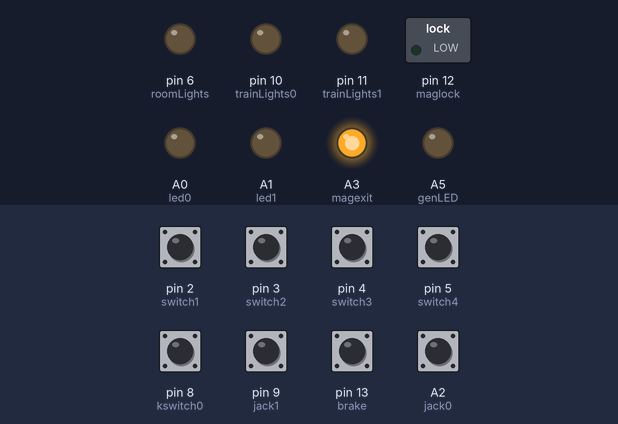
The sketch below on a simulated Arduino Uno, built with avr-gcc and run on an emulated ATmega328P. Shown: switched loads named in the sketch (green lamp = pin HIGH), output pins drawn as LEDs (lit = HIGH). The test bench sets the inputs (shaded band); at power-on: A2 (jack0), pin 8 (kswitch0), pin 9 (jack1), pin 13 (brake) HIGH, pin 2 (switch1), pin 3 (switch2), pin 4 (switch3), pin 5 (switch4) LOW. What the sketch prints to the serial monitor is not drawn.

Above: at 1.2 s.
1.3 s: pin 9 (jack1) pulled LOW for 0.15 s
At 1.37 s:
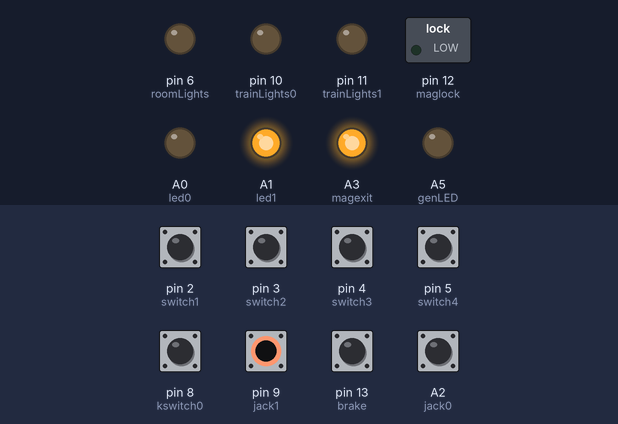
2.9 s: A2 (jack0) pulled LOW for 0.15 s
At 2.98 s:
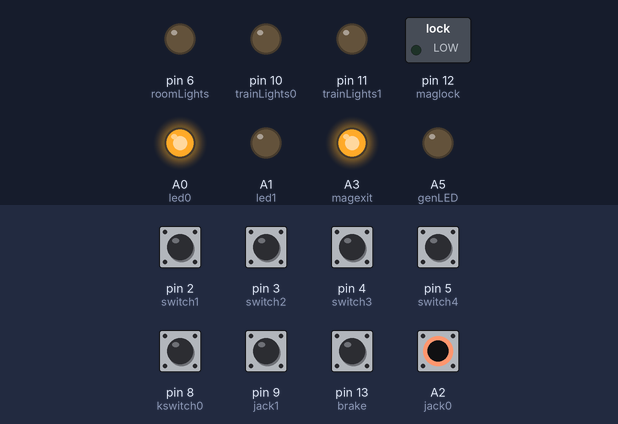
4.5 s: pin 13 (brake) pulled LOW for 0.15 s
At 24.9 s:
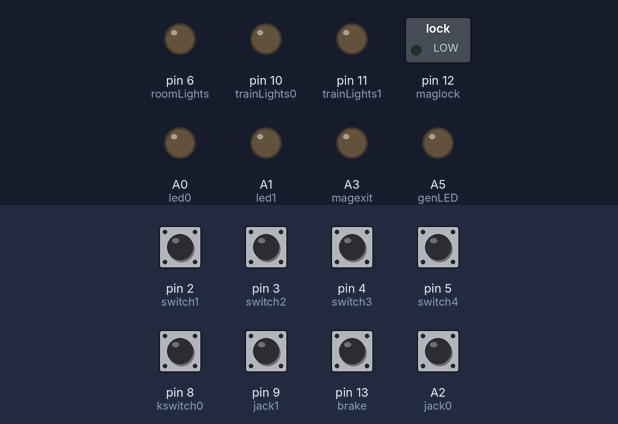
Timing chart, 0 to 26.0 s (numbered marks = the images above; inputs shaded):
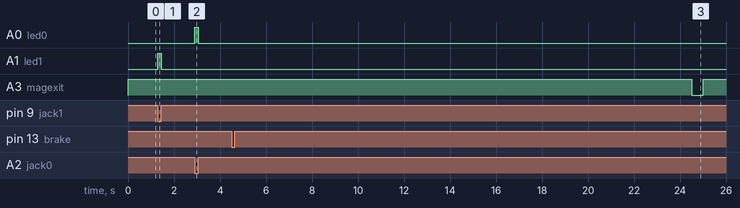

Measured:
- after the input at 1.3 s, A1 (led1): LOW → HIGH at once, → LOW 0.15 s later
- after the input at 2.9 s, A0 (led0): LOW → HIGH at once, → LOW 0.15 s later
- after the input at 4.5 s, A3 (magexit): HIGH → LOW after 20.0 s, → HIGH 0.50 s later

The sketch:

KnifeSwitch.ino
```cpp
#define arr_len( x )  ( sizeof( x ) / sizeof( *x ) )

const byte brake = 13;
const byte switch1 = 2;
const byte switch2 = 3;
const byte switch3 = 4;
const byte switch4 = 5;
const byte roomLights = 6;
const byte reed0 = 7;
const byte kswitch0 = 8;
const byte jack1 = 9;
const byte trainLights0 = 10;
const byte trainLights1 = 11;
const byte maglock = 12;
const byte magexit = A3;
const byte reed1 = A4;
const byte led0 = A0;
const byte led1 = A1;
const byte genLED = A5;
const byte jack0 = A2;
bool jackFlag = false;
boolean ksw0;
boolean sw1;
boolean sw2;
boolean sw3;
boolean sw4;
boolean flag0;
boolean flag1;
boolean flag2;
boolean flag3;
boolean penalty1;
boolean penalty2;
boolean penalty3;
boolean lightsOn;
boolean on;
long long lastDoorClose = 0;
int closeDelay = 12000;
boolean ksFlag = false;

boolean ksw0Values[10] = {1, 1, 1, 1, 1, 1, 1, 1, 1, 1};
int counter = 0;
int ksw0Size = arr_len( ksw0Values );
int acceptablePercentage = 6;

void setup() {
  Serial.begin(9600);
  //Serial.println("Knife Switch Test");
  pinMode(switch1, INPUT);
  pinMode(switch2, INPUT);
  pinMode(switch3, INPUT);
  pinMode(switch4, INPUT);
  pinMode(kswitch0, INPUT_PULLUP);
  pinMode(trainLights0, OUTPUT);
  pinMode(trainLights1, OUTPUT);
  pinMode(roomLights, OUTPUT);
  pinMode(maglock, OUTPUT);
  pinMode(genLED, OUTPUT);
  pinMode(reed0, INPUT_PULLUP);
  pinMode(reed1, INPUT_PULLUP);
  pinMode(brake, INPUT_PULLUP);
  pinMode(magexit, OUTPUT);
  pinMode(led0, OUTPUT);
  pinMode(led1, OUTPUT);
  pinMode(jack0, INPUT_PULLUP);
  pinMode(jack1, INPUT_PULLUP);
  digitalWrite(trainLights0, LOW);
  digitalWrite(trainLights1, LOW);
  digitalWrite(led0, LOW);
  digitalWrite(led1, LOW);
  digitalWrite(roomLights, LOW);
  digitalWrite(magexit, HIGH);
}

void loop() {
  sw1 = digitalRead(switch1);
  delay(10);
  sw2 = digitalRead(switch2);
  delay(10);
  sw3 = digitalRead(switch3);
  delay(10);
  sw4 = digitalRead(switch4);
  delay(10);

  //debug();

  if (sw3 && !penalty1 && !penalty2 && !penalty3) {
    flag0 = true;
  }
  else {
    flag0 = false;
  }
  if (sw1 && flag0 && !penalty1 && !penalty2 && !penalty3) {
    flag1 = true;
  }
  else if (sw1 && !flag0) {
    flag1 = false;
    penalty1 = true;
  }
  else if (!sw1) {
    flag1 = false;
    penalty1 = false;
  }
  if (sw2 && flag1 && !penalty1 && !penalty2 && !penalty3) {
    flag2 = true;
  }
  else if (sw2 && !flag1) {
    flag2 = false;
    penalty2 = true;
  }
  else if (!sw2) {
    flag2 = false;
    penalty2 = false;
  }
  if (sw4 && flag2 && !penalty1 && !penalty2 && !penalty3) {
    flag3 = true;
    lightsOn = true;
  }
  else if (sw4 && !flag2) {
    flag3 = false;
    penalty3 = true;
  }
  else if (!sw4) {
    flag3 = false;
    penalty3 = false;
  }

  if (!flag0 || !flag1 || !flag2 || !flag3) {
    lightsOn = false;
  }

  if (lightsOn) {
    digitalWrite(roomLights, HIGH);
    //Serial.println("Lights On!");
  }
  else {
    digitalWrite(roomLights, LOW);
  }

  ksw0 = digitalRead(kswitch0);
  ksw0Values[counter] = ksw0;
  delay(10);

  if (counter < 9 && counter >= 0) {
    counter++;
  }
  else {
    counter = 0;
  }

  int ksw0Percentage = 0;

  for (int i = 0; i < ksw0Size; i++) {
    if (ksw0Values[i] == false) {
      ksw0Percentage++;
    }
  }

  if (!digitalRead(jack1)){
     digitalWrite(led1, HIGH);
  }
  else{
    digitalWrite(led1, LOW);
    digitalWrite(genLED, LOW);
  }

  if(!digitalRead(jack0)){
    digitalWrite(led0, HIGH);
    if(!digitalRead(jack1)){
      digitalWrite(led1, HIGH);
      digitalWrite(genLED, HIGH);
      jackFlag = true;
    }
    else{
      digitalWrite(led1, LOW);
      digitalWrite(genLED, LOW);
      jackFlag = false;
    }
  }
  else{
    digitalWrite(led0, LOW);
  }

  if (ksw0Percentage >= acceptablePercentage && jackFlag) {
    digitalWrite(trainLights0, HIGH);
    digitalWrite(trainLights1, HIGH);
    if (!on) {
      delay(1000);
      digitalWrite(maglock, HIGH);
      delay(5000);
      digitalWrite(maglock, LOW);
      while (!digitalRead(reed0) || !digitalRead(reed1)) {
        if (millis() - lastDoorClose > closeDelay) {
          Serial.write(1);
          lastDoorClose = millis();
        }
        ksw0 = digitalRead(kswitch0);
        delay(10);
        if(ksw0){
          digitalWrite(maglock, HIGH);
          digitalWrite(trainLights0, LOW);
          digitalWrite(trainLights1, LOW);
          digitalWrite(genLED, LOW);
        }
        else{
          digitalWrite(maglock, LOW);
          digitalWrite(trainLights0, HIGH);
          digitalWrite(trainLights1, HIGH);
          digitalWrite(genLED, HIGH);
        }
      }
      Serial.write(2);
      on = true;
    }
    digitalWrite(maglock, LOW);
  }
  else {
    digitalWrite(trainLights0, LOW);
    digitalWrite(trainLights1, LOW);
    digitalWrite(maglock, LOW);
    on = false;
  }

  if(!digitalRead(brake)){
    //Serial.println(!digitalRead(brake));
    //Serial.println("Braking!");
    Serial.write(3);
    delay(20000);
    digitalWrite(magexit, LOW);
    delay(500);
    digitalWrite(magexit, HIGH);
  }
}

void debug() {
  Serial.print("Switch1: ");
  Serial.println(sw1);
  Serial.print("Switch2: ");
  Serial.println(sw2);
  Serial.print("Switch3: ");
  Serial.println(sw3);
  Serial.print("Switch4: ");
  Serial.println(sw4);

  Serial.print("Flag0: ");
  Serial.println(flag0);
  Serial.print("Flag1: ");
  Serial.println(flag1);
  Serial.print("Flag2: ");
  Serial.println(flag2);
  Serial.print("Flag3: ");
  Serial.println(flag3);

  Serial.print("Penalty1: ");
  Serial.println(penalty1);
  Serial.print("Penalty2: ");
  Serial.println(penalty2);
  Serial.print("Penalty3: ");
  Serial.println(penalty3);
}
```
